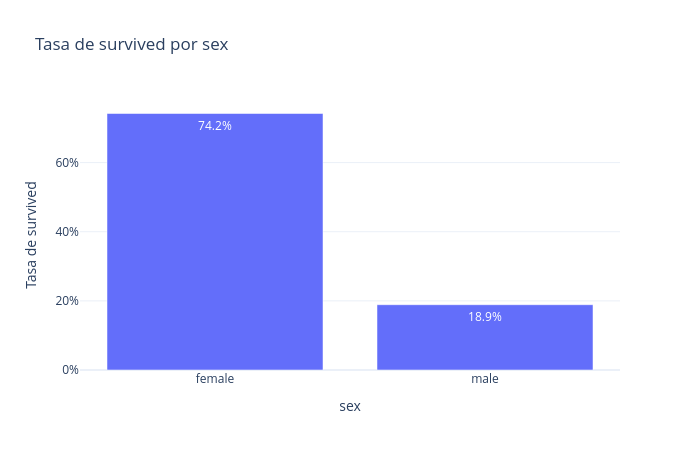

Notebook cell for this chart:
### Markdown cell above
---
# 2️⃣ Explorar: ¿quién sobrevivió? (15 min)

Con una variable objetivo de 0 y 1, el gráfico más útil es la **tasa de supervivencia por grupo**: el promedio de `survived` dentro de cada categoría.

### Code cell
# Tasa de supervivencia por sexo
# Llama a plot_tasa_por_categoria(df, 'sex', 'survived')
# ✍️ Tu código aquí
plot_tasa_por_categoria(df, 'sex', 'survived')

### Figure 1 — Plotly figure (JSON) as saved in the notebook; plotly's stock layout.template omitted (floating-point values rounded to 4 significant figures)
{"data": [{"hovertemplate": "sex=%{x}<br>survived=%{y}<extra></extra>", "legendgroup": "", "marker": {"color": "#636efa", "pattern": {"shape": ""}}, "name": "", "orientation": "v", "showlegend": false, "textposition": "auto", "texttemplate": "%{y:.1%}", "type": "bar", "x": ["female", "male"], "xaxis": "x", "y": [0.742, 0.1889], "yaxis": "y"}], "layout": {"barmode": "relative", "height": 450, "legend": {"tracegroupgap": 0}, "title": {"text": "Tasa de survived por sex"}, "width": 700, "xaxis": {"anchor": "y", "domain": [0, 1], "title": {"text": "sex"}, "type": "category"}, "yaxis": {"anchor": "x", "domain": [0, 1], "tickformat": ".0%", "title": {"text": "Tasa de survived"}}}}
